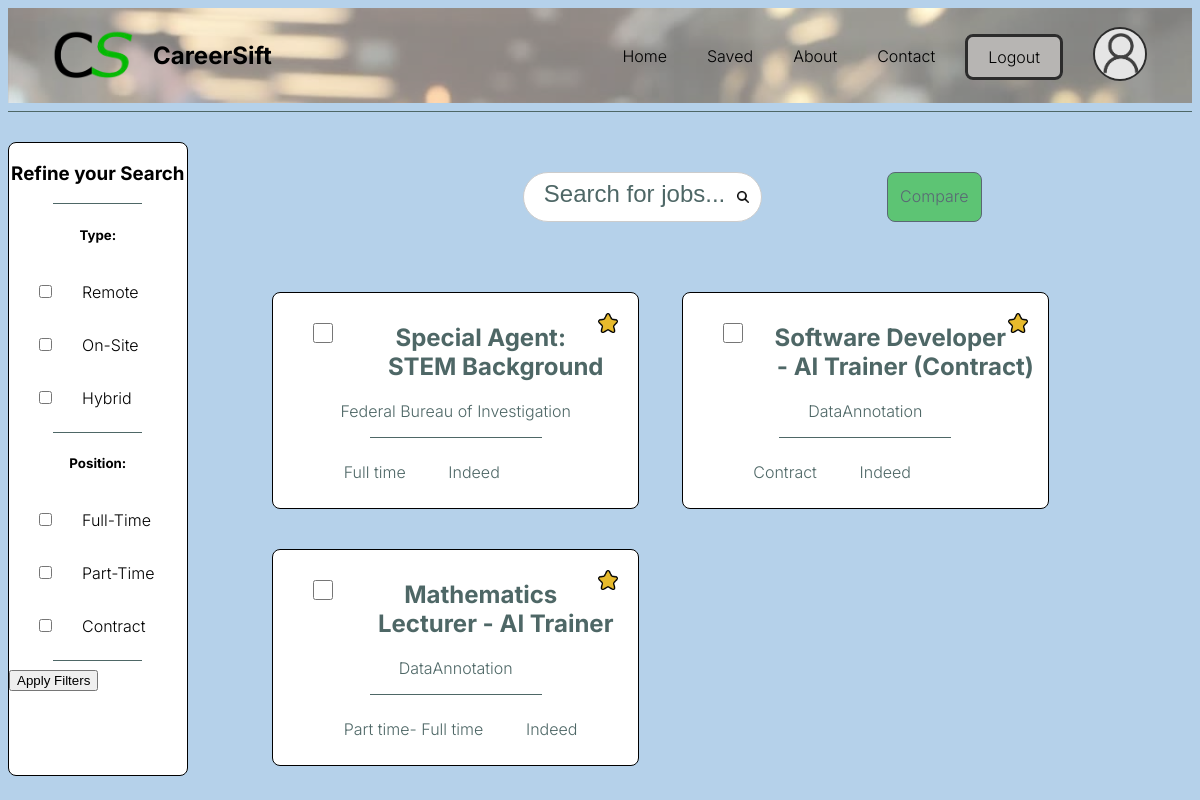
Screenshot of /saved.html (signed in) with the database file from the repository.
### models.py (models this page shows, shortened)
class listing(db.Model):
    listid = db.Column('listid', db.Integer, primary_key=True, autoincrement=True)
    title = db.Column('title', db.String(50))
    company = db.Column('company', db.String(50))
    position = db.Column('position', db.String(50))
    salary = db.Column('salary', db.String(25))
    type = db.Column('type', db.String(25))
    sourceLink = db.Column('sourceLink', db.Text)
    description = db.Column('description', db.Text)

### app.py (the view)
@app.route('/saved.html', methods=['GET'])
def saved():
    if session.get('user'):
        userid = session['userid']
        savedSearchQuery = request.args.get('search', '').strip()
        jobType = request.args.getlist('jobType')
        position = request.args.getlist('position')
        savedJobs = getSaved(userid, savedSearchQuery, jobType, position)
        return render_template("saved.html", user=session['user'], jobs=savedJobs)
    return redirect(url_for('login'))

### Templates/saved.html (shortened to what this page needs)
{% include "navbar.html" %}
        <div class="main-container">
            <div class="filters">
                <h3>Refine your Search</h3>
                <hr>
                <h5>Type:</h5>
                <form id="FiltersForm" action="/saved.html" method="GET">
                    <input type="checkbox" id="remote" name="jobType" value="remote"><label for="remote">Remote</label><br>
                    <input type="checkbox" id="os" name="jobType" value="site"><label for="os">On-Site</label><br>
                    <input type="checkbox" id="hybrid" name="jobType" value="hybrid"><label for="hybrid">Hybrid</label><br>
                    <hr>
                    <h5>Position:</h5>
                    <input type="checkbox" id="FT" name="position" value="full"><label for="FT">Full-Time</label><br>
                    <input type="checkbox" id="PT" name="position" value="part"><label for="PT">Part-Time</label><br>
                    <input type="checkbox" id="contract" name="position" value="contract"><label for="contract">Contract</label><br>
                    <hr>
                    <button type="submit">Apply Filters</button>
                </form>
            </div>
            <div class="search-cards">
                <form action="{{ url_for('saved') }}" method="GET" class="job-search-bar">
                    <input type="search" name="search" placeholder="Search for jobs..." value="{{ request.args.get('search', '') }}" class="search">
                    <a class="no compareBtn">Compare</a>
                </form>
                <div class="cards">
                    {% if jobs %}
                    {% for job in jobs %}
                    <div class="card">
                        <input type="checkbox" id="choice" name="choice" data-listid="{{ job[0] }}">
                        <img class="star" src="/static/star-icon-filled.png" data-listid="{{ job[0] }}">
                        <a href="{{ url_for('savedlisting', listid=job[0]) }}">
                            <h2>{{ job[1] }}</h2>
                            <p>{{ job[2] }}</p>
                            <hr>
                            <div class="card-info">
                                <p>{{ job[4] }}</p>
                                <p>{{ job[5] }}</p>
                            </div>
                        </a>
                    </div>
                    {% endfor %}
                    {% endif %}
                </div>
            </div>
        </div>
    </body>
</html>

### Templates/navbar.html (shortened to what this page needs)
<!DOCTYPE html>
<html lang="en">
    <head>
        <link rel="stylesheet" type="text/css" href="/static/styles.css">
    </head>
    <body>
        <div class="nav-back">
            <nav class="nav-content">
                <div class="logo-container">
                    <a href="{{ url_for('index') }}"><img src="/static/CS-logo.png" alt="Career-Sift" width="100px" height="66px"></a>
                    <a href="{{ url_for('index') }}"><p>CareerSift</p></a>
                </div>
                <ul>
                    <li><a href="{{ url_for('index') }}">Home</a></li>
                    {% if user %}
                    <li><a href="{{ url_for('saved') }}">Saved</a></li>
                    {% endif %}
                    <li><a href="{{ url_for('about') }}">About</a></li>
                    <li><a href="{{ url_for('contact') }}">Contact</a></li>
                    {% if user %}
                    <li><a href="{{ url_for('logout') }}" class="but LI">Logout</a></li>
                    {% else %}
                    <li><a href="{{ url_for('login') }}" class="but LI">Log in</a></li>
                    {% endif %}
                    {% if user %}
                    <li><a href="{{ url_for('settings') }}"><img class="contact-chip" src="{{ session['profilepic'] }}" width="50px" height="50px"></a></li>
                    {% else %}
                    <li><a href="{{ url_for('settings') }}"><img class="contact-chip" src="/static/default.png" width="50px" height="50px"></a></li>
                    {% endif %}
                </ul>
            </nav>
        </div>
        <hr>

### static/styles.css (style rules this page uses)
:root { --silver: #B7B5B3; --bler: rgb(181, 209, 234); --bluer-bler: #4E6766; --dark-purple: #2A1F2D; --lime: #07B900; --dark: #2C2C2C; --darkgrey: #767676; --font: "Inter", sans-serif; }
.nav-back { background-image: url(/static/BlurredWorkplace.jpg); background-color: rgba(255, 255, 255, 0.486); background-blend-mode: overlay; background-size: cover; height: 95px; }
.nav-content { display: flex; align-items: center; justify-content: space-between; padding: 0 35px; height: 100%; }
.logo-container { display: flex; align-items: center; gap: 10px; text-decoration: none; }
.logo-container img { align-items: flex-start; }
.logo-container p { margin: 0; font-size: 1.5rem; font-weight: bold; color: black !important; }
.nav-content ul { display: flex; gap: 20px; list-style: none; align-items: center; margin: 0; padding: 0; }
.nav-content ul li a { color: black !important; }
li a { text-decoration: none; color: var(--dark); padding: 10px; vertical-align: middle; }
.contact-chip { border: 2px solid var(--dark); border-radius: 50%; }
hr { border: none; height: 1px; background-color: #4E6766; }
body { background-color: var(--bler); font-family: var(--font); font-weight: 300; }
.but { border-radius: 8px; border-style: solid; padding: 10px 20px; font-size: 16px; line-height: 1; }
.LI { background-color: var(--silver); border-color: var(--dark); }
.main-container { display: flex; width: 100%; margin-top: 30px; }
.filters { width: 15%; flex-direction: column; background-color: white; border: 1px solid black; border-radius: 8px; }
h3, h5 { text-align: center; }
.filters hr { width: 50%; }
.search-cards { width: 75%; margin: 0 auto; position: relative; margin-bottom: 10px; }
.compareBtn { width: 30%; position: inherit; right: 15%; cursor: not-allowed; border: 1px solid black; text-align: center; border-radius: 8px; padding: 2.5%; background-color: #07B900; color: black !important; }
.compareBtn.no { opacity: 0.5; }
.search { background-color:#fff; border: 1px solid var(--bluer-bler); border-radius: 50px; width: 800px !important; height: 50px; color: var(--bluer-bler); text-align: center; background-image: url(/static/search-icon.png); background-repeat: no-repeat; background-position: 95%; background-size: 5%; margin: 0 25%; }
.search::placeholder { color: var(--bluer-bler); font-size: 150%; text-align: center; }
a:visited, a { text-decoration: none; color: var(--bluer-bler); }
a hr { width: 50%; }
.card-info { display: flex; flex-direction: row; gap: 15%; flex-wrap: wrap; padding-left: 17.5%; }
.cards { display: flex; flex-direction: row; flex-wrap: wrap; gap: 5%; padding-left: 3%; }
.card { background-color: white; text-align: center; width: 45%; border: 1px solid black; border-radius: 8px; margin-top: 40px; }
.card { background-color: white; text-align: center; width: 40%; border: 1px solid black; border-radius: 8px; margin-top: 40px; padding: 10px; }
.card a { display: block; text-decoration: none; }
.star { width: 20px; height: 20px; float: right; padding-right: 10px; padding-top: 10px; }
#choice { width: 20px; height: 20px; float: left; padding-left: 10px; padding-top: 10px; }
input[type=checkbox] { margin: 20px 30px; }
.job-search-bar { display: flex; justify-content: center; margin: 20px auto; max-width: 500px; padding: 10px; border-radius: 50px; }
.job-search-bar .search { flex: 1; padding: 10px 15px; border: 1px solid #ccc; border-radius: 50px; font-size: 16px; color: #333; outline: none; width: 100px; transition: border-color 0.3s ease-in-out; }

### rows the page displays
listing: title "Special Agent: STEM Background", company "Federal Bureau of Investigation", salary "Full time", type "Indeed"
listing: title "Software Developer - AI Trainer (Contract)", company "DataAnnotation", salary "Contract", type "Indeed"
listing: title "Mathematics Lecturer - AI Trainer", company "DataAnnotation", salary "Part time- Full time", type "Indeed"
